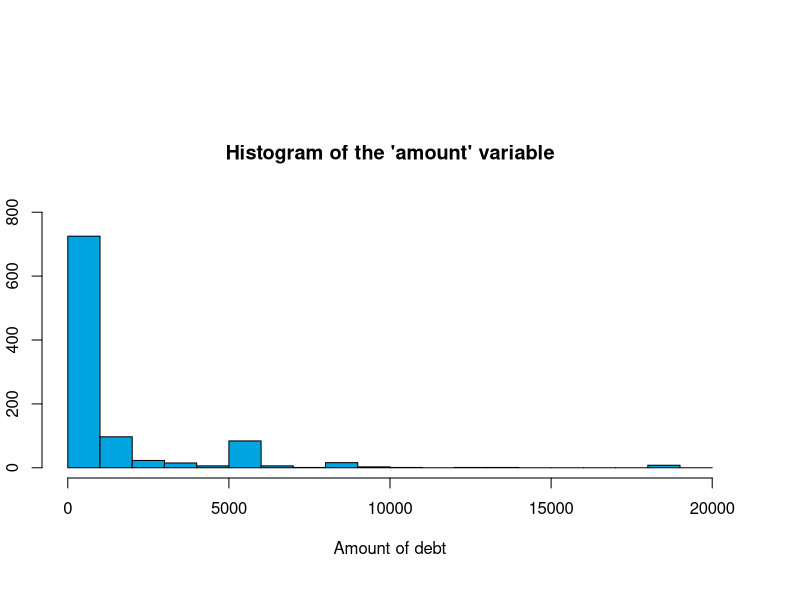
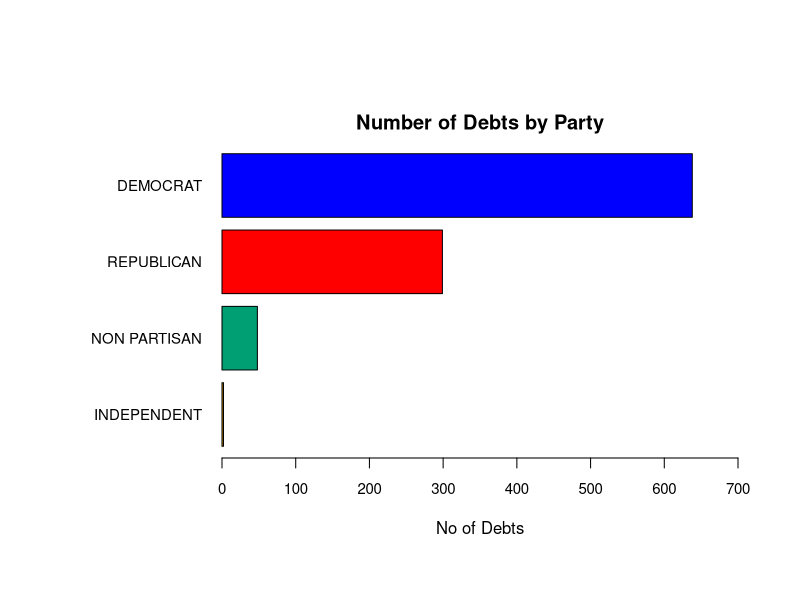
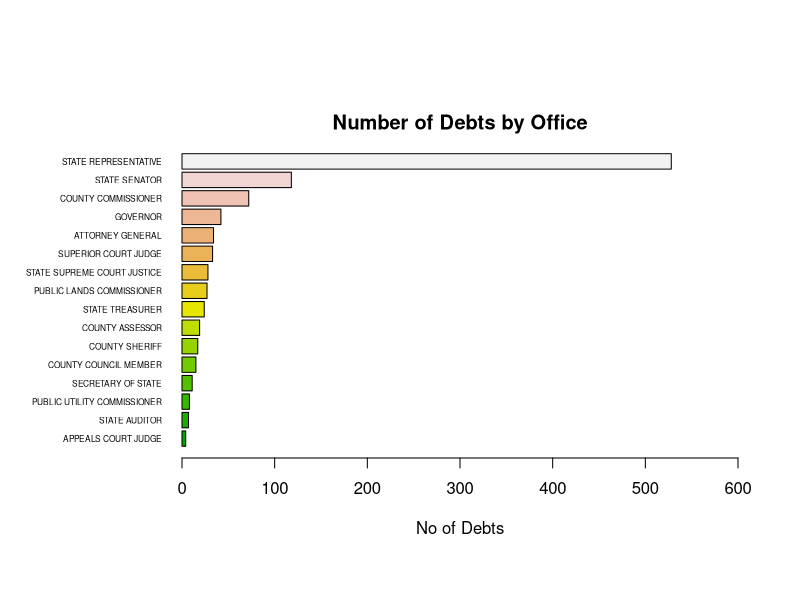
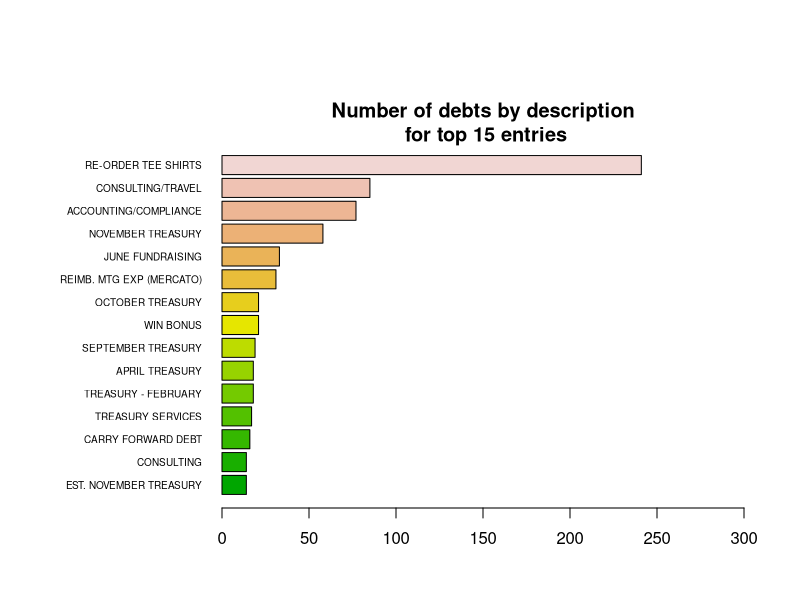
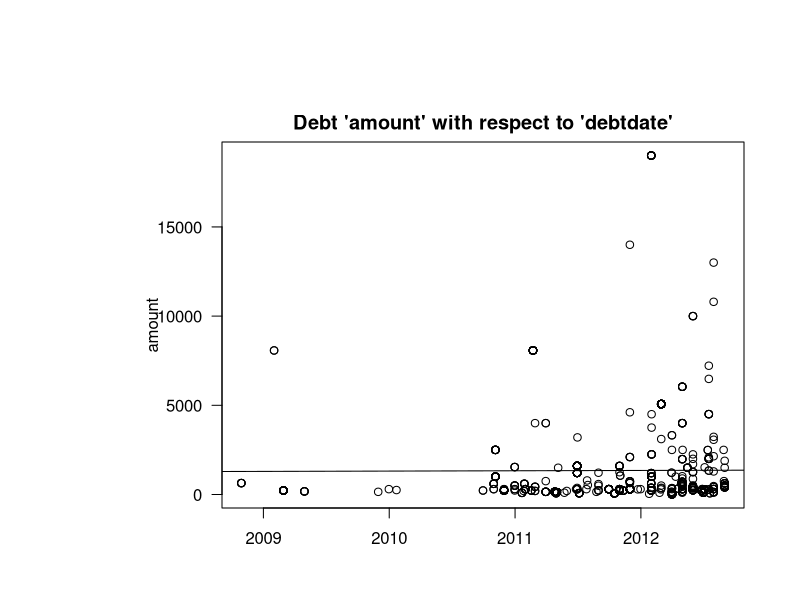
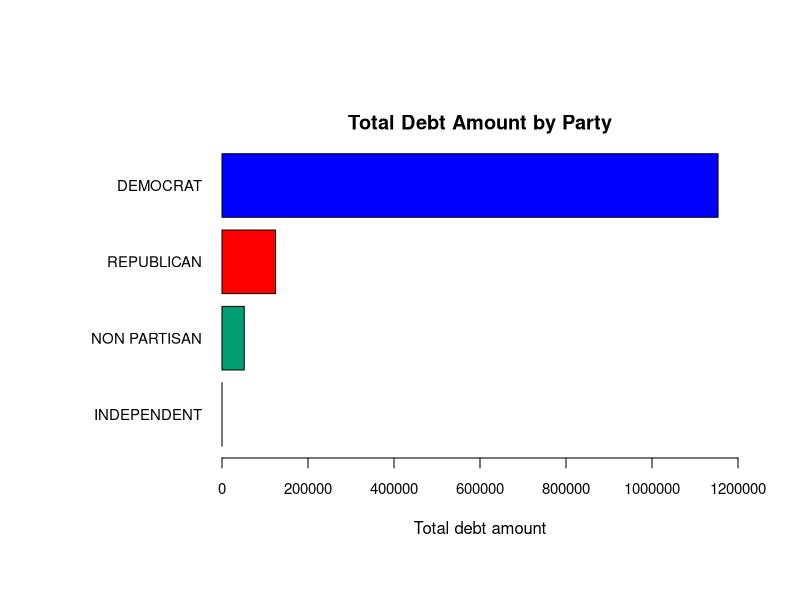
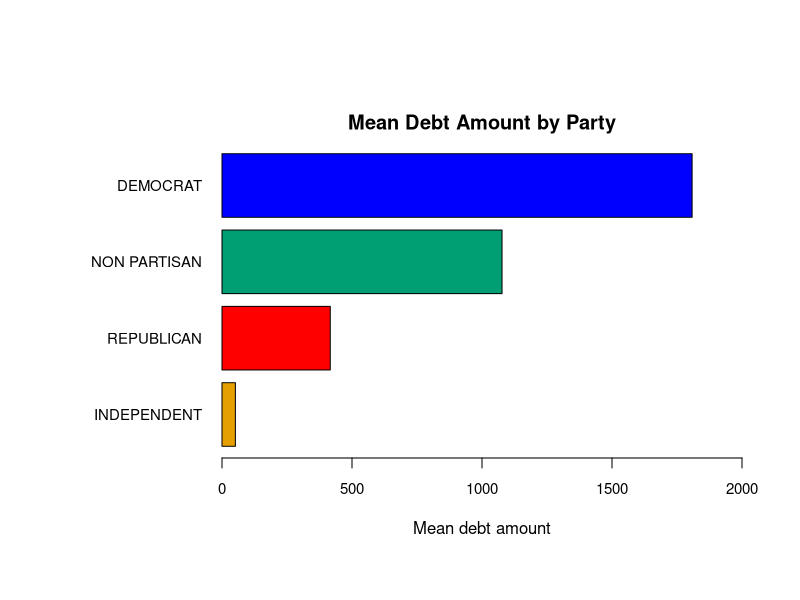
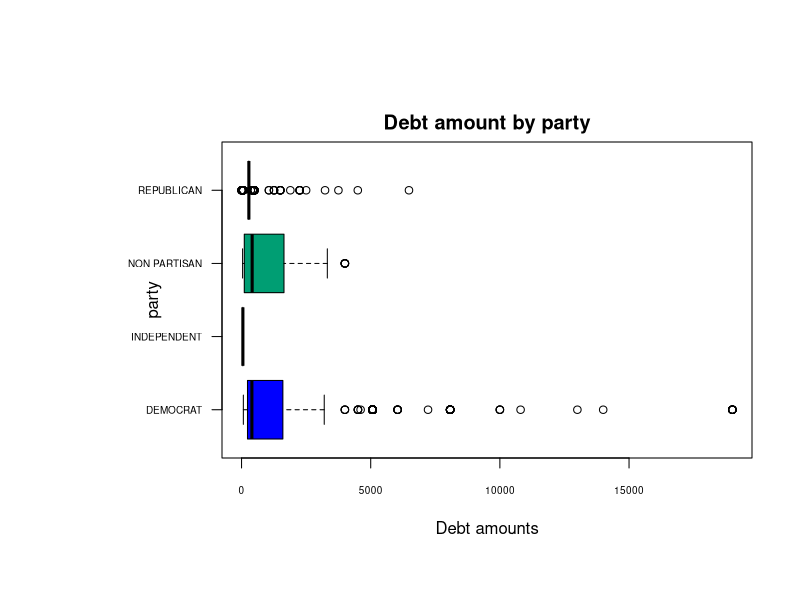

Write the R code that produced these figures, in order.
## ---- chunk 1
knitr::opts_chunk$set(echo = TRUE)
## ---- chunk 2
library(car)
library(ggplot2)
par(oma= c(2,1,5,2) + 0.1) #Sets outside margins : b, l, t, r 
par(mar = c(4,1,5,1)) #Sets plot margins
cdebt_original = data.frame(read.csv("CandidateDebt.csv"))
str(cdebt_original)
## ---- chunk 3
length(cdebt_original$reportnumber) - length(unique(cdebt_original$reportnumber))

comb_fmlnames <- length(sort(unique(paste(cdebt_original$lastname, 
                                          cdebt_original$firstname, 
                                          cdebt_original$middleinitial))))
#shared lastname: FARRELL, JOHNSON, LADENBURG, MORRIS, THOMAS
length(unique(cdebt_original$filername)) - comb_fmlnames 

length(unique(cdebt_original$reportnumber)) / length(unique(cdebt_original$filerid))

length(unique(cdebt_original$filerid)) - length(unique(cdebt_original$filername))
## ---- chunk 4
colNames <- c("reportnumber", "origin", "filerid", "filertype", "filername", "firstname", 
              "middleinitial","lastname", "office", "office2", "legislativedistrict", 
              "position", "party","jurisdiction", "jurisdictioncounty", "jurisdictiontype", 
              "electionyear", "amount", "recordtype", "fromdate", "thrudate", "debtdate", "code",
              "description", "vendorname", "vendoraddress", "vendorcity", "vendorstate")
cdebt_revised_interim <- read.csv("CandidateDebt.csv", col.names = colNames, stringsAsFactors = T,
                         na.strings = c(NA,"NA","#N/A" ,"", " "))
str(cdebt_revised_interim)
## ---- chunk 5
cdebt_revised = subset(cdebt_revised_interim,  !is.na(amount))
#cdebt_revised = subset(cdebt_revised_interim,  !is.na(amount) & 
#jurisdiction != "LEG DISTRICT 01 - SENATE")
#str(cdebt_revised)
length(cdebt_original$amount) - length(cdebt_revised$amount)
## ---- chunk 6
paste(c(round(1 - length(na.omit(cdebt_revised$legislativedistrict)) / length(cdebt_revised$legislativedistrict), 3),
        "(legislativedistrict)"), collapse = " ")
paste(c(round(1 - length(na.omit(cdebt_revised$position)) / length(cdebt_revised$position), 3), "(position)"), 
       collapse = " ")
paste(c(round(1 - length(na.omit(cdebt_revised$jurisdictioncounty)) / length(cdebt_revised$jurisdictioncounty), 3),
        "(jurisdictioncounty)"), collapse = " ")
paste(c(round(1 - length(na.omit(cdebt_revised$code)) / length(cdebt_revised$code), 3), "(code)"), 
      collapse = " ")
paste(c(round(1 - length(na.omit(cdebt_revised$description)) / length(cdebt_revised$description), 3), 
        "(description)"), collapse = " ")
paste(c(round(1 - length(na.omit(cdebt_revised$vendoraddress)) / length(cdebt_revised$vendoraddress), 3),
        "(vendoraddress)"), collapse = " ")
paste(c(round(1 - length(na.omit(cdebt_revised$vendorcity)) / length(cdebt_revised$vendorcity), 3),
        "(vendorcity)"), collapse = " ")
paste(c(round(1 - length(na.omit(cdebt_revised$vendorstate)) / length(cdebt_revised$vendorstate), 3), 
        "(vendorstate)"), collapse = " ")
## ---- chunk 7
#summary(cdebt_revised$debtdate)
formattedFromdate <- as.Date(as.character(cdebt_revised$fromdate), format = "%m/%d/%y")
formattedThrudate <- as.Date(as.character(cdebt_revised$thrudate), format = "%m/%d/%y")
formattedDebtdate <- as.Date(as.character(cdebt_revised$debtdate), format = "%m/%d/%y")
summary(formattedDebtdate)
## ---- chunk 8
hic <- sum(cdebt_revised$vendorname == "HICKEY GAYLE")
hicrep <- sum((cdebt_revised$vendorname == "HICKEY GAYLE") & 
              (cdebt_revised$party == "REPUBLICAN"))
hic - hicrep

sum(cdebt_revised$vendorname == "JEFFREYS TERRI M")
sub_tjven <- subset(cdebt_revised, vendorname ==  "JEFFREYS TERRI M",
                    c(filername, party, vendorname))
sub_tjven
sub_tjdfc <- subset(cdebt_revised, ((filername == "JEFFREYS TERRI M") |
                                    (filername == "FROCKT DAVID S")),
                    c(filername, party, vendorname))
sub_tjdfc[order(sub_tjdfc$filername),]

sub_tjoff <- subset(cdebt_revised, (filername == "JEFFREYS TERRI M"),
                    c(filername, office, office2))
sub_tjoff
## ---- chunk 9
summary(cdebt_revised$origin)
summary(cdebt_revised$filertype)
summary(cdebt_revised$recordtype)
summary(cdebt_revised$electionyear)
## ---- chunk 10
amount = cdebt_revised$amount
summary(amount)
hist(cdebt_revised$amount, breaks = seq(0, 20000, by = 1000), 
     main = "Histogram of the 'amount' variable",  border="black", col="#00A5DF",
     xlab = "Amount of debt" ,ylab="Number of debts", ylim = c(0, 800))
## ---- chunk 11
party <- table(cdebt_revised$party)
round(summary(cdebt_revised$party) / length(cdebt_revised$party), 3)
par(las=1, mar=c(5,10,2,1)) #Sets outside margins : b, l, t, r 
colorPalette <- c("#E69F00", "#009E73", "#FF0000", "#0000FF") # I , N , R , D
barplot(party[order(party)], horiz = TRUE , las = 1, main ="Number of Debts by Party" ,
        xlab="No of Debts" ,cex.axis = .9 ,cex.names= 0.9 , col = colorPalette , 
        xlim = c(0, 700))
## ---- chunk 12
round(summary(cdebt_revised$office) / length(cdebt_revised$office), 3)
office <- table(cdebt_revised$office)
par(las=1, mar=c(5,8,2, 1)) #Sets plot margins : b, l, t, r 
barplot(office[order(office)], horiz = TRUE , las = 1, main ="Number of Debts by Office", 
        xlab="No of Debts" ,cex.names=0.5 , col = terrain.colors(16),xlim = c(0, 600)) 
## ---- chunk 13
count_Seattle = subset(cdebt_revised, vendorcity == "SEATTLE")
count_cities = subset(cdebt_revised, !is.na(vendorcity))
round(length(count_Seattle$vendorcity) / length(count_cities$vendorcity),3)
#vendorcity <- table(cdebt_revised$vendorcity)
#par(las=1, mar=c(2.5,8,2, 0.8)) #Sets plot margins : b, l, t, r 
#barplot(vendorcity[order(vendorcity)], horiz = TRUE , las = 1, main ="Number of debts by vendorcity", 
#xlab="Number of debts" ,cex.names=0.5 , col = heat.colors(29) , xlim = c(0, 500)) 
## ---- chunk 14
count_shirts = subset(cdebt_revised, description == "RE-ORDER TEE SHIRTS")
count_descriptions = subset(cdebt_revised, !is.na(description))
round(length(count_shirts$description) / length(count_descriptions$description),3)

# Top 15 entries 
description <- table(cdebt_revised$description)
sortedDescription = description[order(description, decreasing = TRUE)]
#sortedDescription[15:1]

par(las=1, mar=c(2.5,10,2, 0.7)) #Sets plot margins : b, l, t, r 
barplot(sortedDescription[15:1], horiz = TRUE , las = 1, 
        main ="Number of debts by description\n for top 15 entries", 
        xlab="Number of debts" ,cex.names=0.6 , col = terrain.colors(16) , 
        xlim = c(0, 300) , width = 10) 

## ---- chunk 15
#plot(cdebt_revised$reportnumber, amount)
#abline(lm(amount ~ cdebt_revised$reportnumber))
plot(formattedDebtdate, amount, main = "Debt 'amount' with respect to 'debtdate'",
     xlab = "debtdate")
abline(lm(amount ~ formattedDebtdate))
## ---- chunk 16
amount_sum_party = tapply(cdebt_revised$amount, cdebt_revised$party, FUN=sum )
(amount_sumK_party = amount_sum_party)
options(scipen=5)
# Still suggest having /1000 for easy reading and setting xlim

par(las=1, mar=c(5,10,2,1))
colorTAPalette <- c( "#E69F00", "#009E73","#FF0000","#0000FF") # N , I , D , R
barplot(amount_sumK_party[order(amount_sumK_party)], horiz = TRUE , las = 1, 
        main ="Total Debt Amount by Party" , xlab="Total debt amount" ,cex.axis = .9 ,
        cex.names= 0.9 , col = colorTAPalette , xlim=c(0,1200000))
## ---- chunk 17
amount_means_party = by(cdebt_revised$amount, cdebt_revised$party,  mean)
amount_means_party[order(amount_means_party, decreasing = TRUE)]

par(las=1, mar=c(5,10,2,0.8)) #Sets outside margins : b, l, t, r 
colorMAPalette <- c( "#E69F00", "#FF0000","#009E73","#0000FF") # I , N , R , D

barplot(amount_means_party[order(amount_means_party)], horiz = TRUE , las = 1, 
        main ="Mean Debt Amount by Party" ,
        xlab="Mean debt amount" ,cex.axis = .9 ,cex.names= 0.9 , 
        col = colorMAPalette, xlim = c(0, 2000)) 
## ---- chunk 18
by(cdebt_revised$amount, cdebt_revised$party, median)

par(las=1, mar=c(5,10,2,0.3)) #Sets outside margins : b, l, t, r 
colorBAPalette <- c("#0000FF", "#E69F00", "#009E73", "#FF0000" ) 
# D , R , N , I <==> D , N , I , R
boxplot(cdebt_revised$amount ~ party, cex.axis = .6, horizontal = TRUE ,
        data = cdebt_revised,main = "Debt amount by party",
        col = colorBAPalette, xlab = "Debt amounts")
## ---- chunk 19
amount_sum_office = tapply(cdebt_revised$amount, cdebt_revised$office, FUN=sum)
options(scipen=5)
(amount_sumK_office = amount_sum_office)
# Still suggest having /1000 for easy reading and setting xlim
## ---- chunk 20
par(las=1, mar=c(5,10,2,1.5)) #Sets outside margins : b, l, t, r 
barplot(amount_sumK_office[order(amount_sumK_office)], horiz = TRUE , las = 1, 
        main ="Total Debt Amount by Office" , xlab="Total debt amount" ,cex.axis = .8 ,
        cex.names= 0.6 , col = terrain.colors(16) , xlim=c(0, 800000) )
## ---- chunk 21
amount_means_office = by(cdebt_revised$amount, cdebt_revised$office,  mean, na.rm = TRUE)
amount_means_office[order(amount_means_office, decreasing = TRUE)]
## ---- chunk 22
par(las=1, mar=c(5,10,6,0.8)) #Sets outside margins : b, l, t, r 

barplot(amount_means_office[order(amount_means_office)], horiz = TRUE , las = 1, 
        main ="Mean Debt Amount by Office" , xlab="Mean debt amount" ,cex.axis = .9 ,
        cex.names= 0.5 , col = terrain.colors(16), xlim = c(0, 4000)) 
## ---- chunk 23
amount_medians_office = by(cdebt_revised$amount, cdebt_revised$office, median, na.rm = TRUE)
amount_medians_office[order(amount_medians_office, decreasing = TRUE)]
## ---- chunk 24
par(las=1, mar=c(3,10,2,0.3)) #Sets outside margins : b, l, t, r 
boxplot(cdebt_revised$amount ~ office, data = cdebt_revised, cex.axis = .6, horizontal = TRUE ,
main = "Debt Amount by Office" , las=2 , col = "#DDA266")

## ---- chunk 25

amount_means_description = by(cdebt_revised$amount, cdebt_revised$description,  mean, na.rm = TRUE)
sortedMeans = amount_means_description[order(amount_means_description, decreasing = TRUE)]
sortedMeans[15:1]
## ---- chunk 26
par(las=1, mar=c(3,12,2,1))#Sets outside margins : b, l, t, r 

barplot(sortedMeans[15:1], horiz = TRUE , las = 1, main ="Mean Debt by Office" , 
        xlab="Mean Debt in $" ,cex.axis = .9 ,cex.names= 0.4 , 
        col = terrain.colors(16), xlim = c(0, 20000)) 
## ---- chunk 27
amount_median_description = by(cdebt_revised$amount, cdebt_revised$description,  median, na.rm = TRUE)
sortedMedian = amount_median_description[order(amount_median_description, decreasing = TRUE)]
sortedMedian[15:1]
## ---- chunk 28
par(las=1, mar=c(3,12,2,1))#Sets outside margins : b, l, t, r 
barplot(sortedMedian[15:1], horiz = TRUE , las = 1, main ="Median Debt by Office" , 
        xlab="Mean Debt in $" ,cex.axis = .9 ,cex.names= 0.4 , 
        col = terrain.colors(16), xlim = c(0, 20000)) 

## ---- chunk 29

amount_office_party <- aggregate(x = cdebt_revised$amount, by = cdebt_revised[c("office", "party")], 
                                 FUN = mean, na.rm=TRUE)
amount_office_party

#Sets outside margins : b, l, t, r 
par(las=1, mar=c(3,10,2,0.3))

ggplot(data=amount_office_party, aes(x=party, y=x, fill=office)) +
    geom_bar(stat="identity", position=position_dodge())
